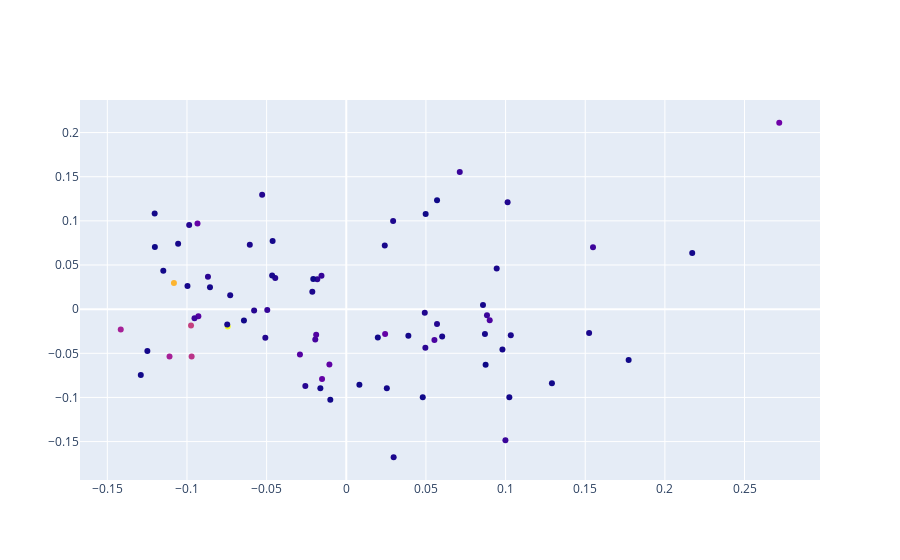

This figure's notebook cell:
### Code cell
fig = go.Figure(data=go.Scatter(x=Xr[:, 0],
                                y=Xr[:, 1],
                                mode='markers',
                                text=[f'{label}|{n_token}' for label, n_token in zip(aggr.label, aggr.n_texts)],
                                marker_color=aggr.n_tokens))


fig.show()

### Figure 1 — Plotly figure (JSON) as saved in the notebook; plotly's stock layout.template omitted (floating-point values rounded to 4 significant figures)
{"data": [{"marker": {"color": [2674369, 2233492, 1300900, 1016722, 1198594, 1015203, 462316, 545452, 447645, 542220, 562622, 619572, 514264, 343265, 366818, 396140, 426025, 283838, 231782, 304024, 282027, 304749, 284118, 264644, 214763, 191435, 209863, 261093, 146342, 169823, 186666, 169261, 129658, 173914, 179958, 113772, 133304, 158313, 127344, 127969, 97203, 124264, 99207, 103483, 113566, 104418, 135654, 104008, 135383, 96014, 185093, 155559, 85787, 114469, 78181, 81141, 89085, 94362, 101966, 84990, 69526, 94720, 82350, 107763, 83527, 74898, 93552, 64112, 85138, 82038, 119205, 107730, 93600, 70389, 59302, 86744]}, "mode": "markers", "text": ["Drama|370", "Comedy|195", "Comedy,Drama|139", "Drama,Romance|132", "Comedy,Drama,Romance|116", "Comedy,Romance|85", "Horror|77", "Drama,Thriller|74", "Horror,Thriller|69", "Action,Crime,Drama|67", "Adventure,Animation,Comedy|65", "Documentary|64", "Crime,Drama,Thriller|62", "Thriller|53", "Action,Crime,Thriller|49", "Action,Adventure,Sci-Fi|41", "Action,Comedy,Crime|41", "Action,Adventure,Drama|36", "Action|36", "Crime,Drama|35", "Crime,Drama,Mystery|30", "Biography,Drama,History|30", "Biography,Drama|30", "Action,Adventure,Comedy|28", "Action,Thriller|28", "Horror,Mystery,Thriller|28", "Comedy,Horror|27", "Comedy,Crime,Drama|26", "Action,Adventure,Fantasy|25", "Crime,Thriller|22", "Family|22", "Action,Adventure,Animation|22", "Action,Horror,Sci-Fi|20", "Biography,Drama,Romance|20", "Action,Comedy|19", "Action,Drama|19", "Drama,Mystery,Thriller|19", "Action,Drama,History|19", "Action,Drama,Thriller|18", "Action,Sci-Fi,Thriller|18", "Drama,Horror,Thriller|16", "Action,Biography,Drama|15", "Action,Comedy,Horror|15", "Horror,Sci-Fi,Thriller|15", "Adventure,Family,Fantasy|15", "Drama,Family|14", "Adventure,Comedy,Drama|14", "Drama,War|14", "Adventure,Comedy,Family|14", "Mystery,Thriller|14", "Comedy,Crime|14", "Biography,Comedy,Drama|14", "Drama,Romance,Thriller|12", "Comedy,Drama,Fantasy|12", "Drama,Horror,Mystery|12", "Drama,Fantasy,Horror|12", "Adventure,Animation,Family|12", "Crime,Mystery,Thriller|12", "Adventure,Family|12", "Horror,Mystery|12", "Action,Adventure|12", "Drama,History,War|12", "Action,Adventure,Crime|11", "Comedy,Family|11", "Crime|11", "Drama,History|11", "Drama,Mystery,Romance|11", "Action,Horror|11", "Drama,Mystery|11", "Action,Adventure,Thriller|11", "Adventure,Comedy|10", "Biography,Crime,Drama|10", "Comedy,Drama,Music|10", "Adventure,Drama,Family|10", "Horror,Sci-Fi|10", "Drama,Music|10"], "type": "scatter", "x": [-0.07442, -0.1082, -0.09745, -0.1109, -0.09707, -0.1416, -0.09286, -0.01521, -0.02909, 0.02439, -0.09338, 0.2718, -0.01059, -0.01946, 0.05533, 0.09004, -0.01889, 0.07124, -0.01819, -0.09527, 0.0999, 0.1549, 0.08833, -0.01555, 0.04965, -0.0257, -0.08682, -0.04958, 0.02941, -0.0508, -0.09861, -0.05281, 0.1524, 0.05696, -0.04458, 0.02417, 0.02974, 0.1013, 0.06019, 0.1033, -0.1249, 0.09442, -0.08555, 0.09802, -0.04653, -0.09969, -0.02131, 0.08583, -0.06056, -0.01627, -0.05785, 0.04927, -0.129, -0.07473, 0.04801, 0.008243, -0.1203, 0.1024, -0.04624, 0.01981, 0.05698, 0.2172, 0.1291, -0.1055, -0.06423, 0.04983, 0.02546, 0.08747, -0.01002, 0.1773, -0.07286, 0.08705, 0.03897, -0.1201, -0.02071, -0.1149], "y": [-0.01963, 0.02967, -0.01853, -0.05354, -0.05356, -0.02308, -0.007996, -0.07919, -0.05127, -0.02818, 0.09695, 0.2111, -0.06268, -0.03424, -0.03504, -0.01262, -0.02893, 0.1553, 0.03384, -0.01023, -0.1484, 0.07024, -0.007001, 0.03795, -0.04366, -0.08692, 0.03657, -0.0009298, 0.09992, -0.03235, 0.09543, 0.1296, -0.02714, -0.01684, 0.03525, 0.07208, -0.1677, 0.1211, -0.03085, -0.02965, -0.04737, 0.04607, 0.02477, -0.04558, 0.03805, 0.02611, 0.01962, 0.004692, 0.07294, -0.0895, -0.001386, -0.003988, -0.0747, -0.0173, -0.09983, -0.0855, 0.1084, -0.09988, 0.07714, -0.03213, 0.1232, 0.06366, -0.08382, 0.07411, -0.01286, 0.1077, -0.08963, -0.06302, -0.1027, -0.05749, 0.01579, -0.0282, -0.03013, 0.07029, 0.0342, 0.04348]}], "layout": {}}
